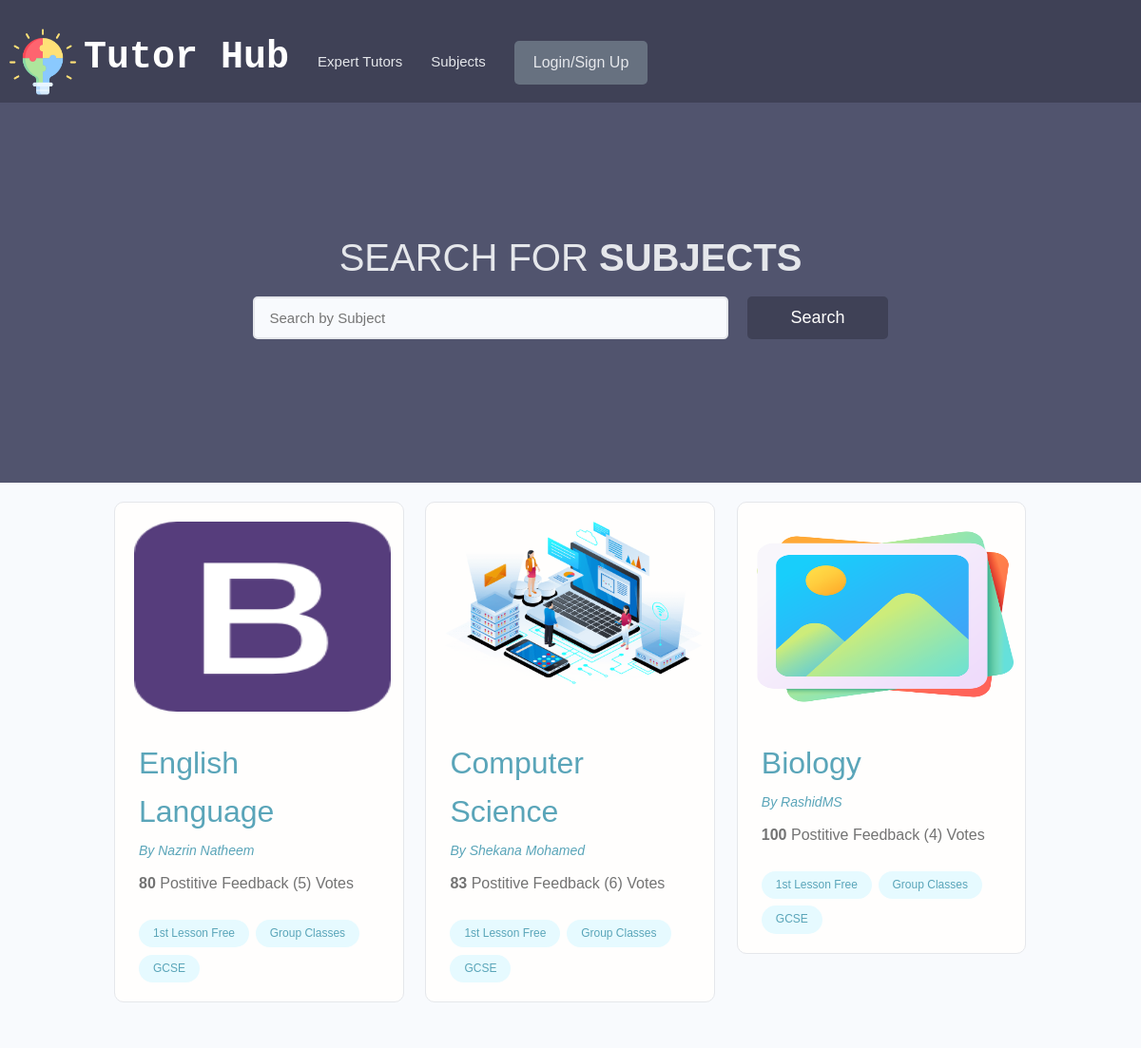
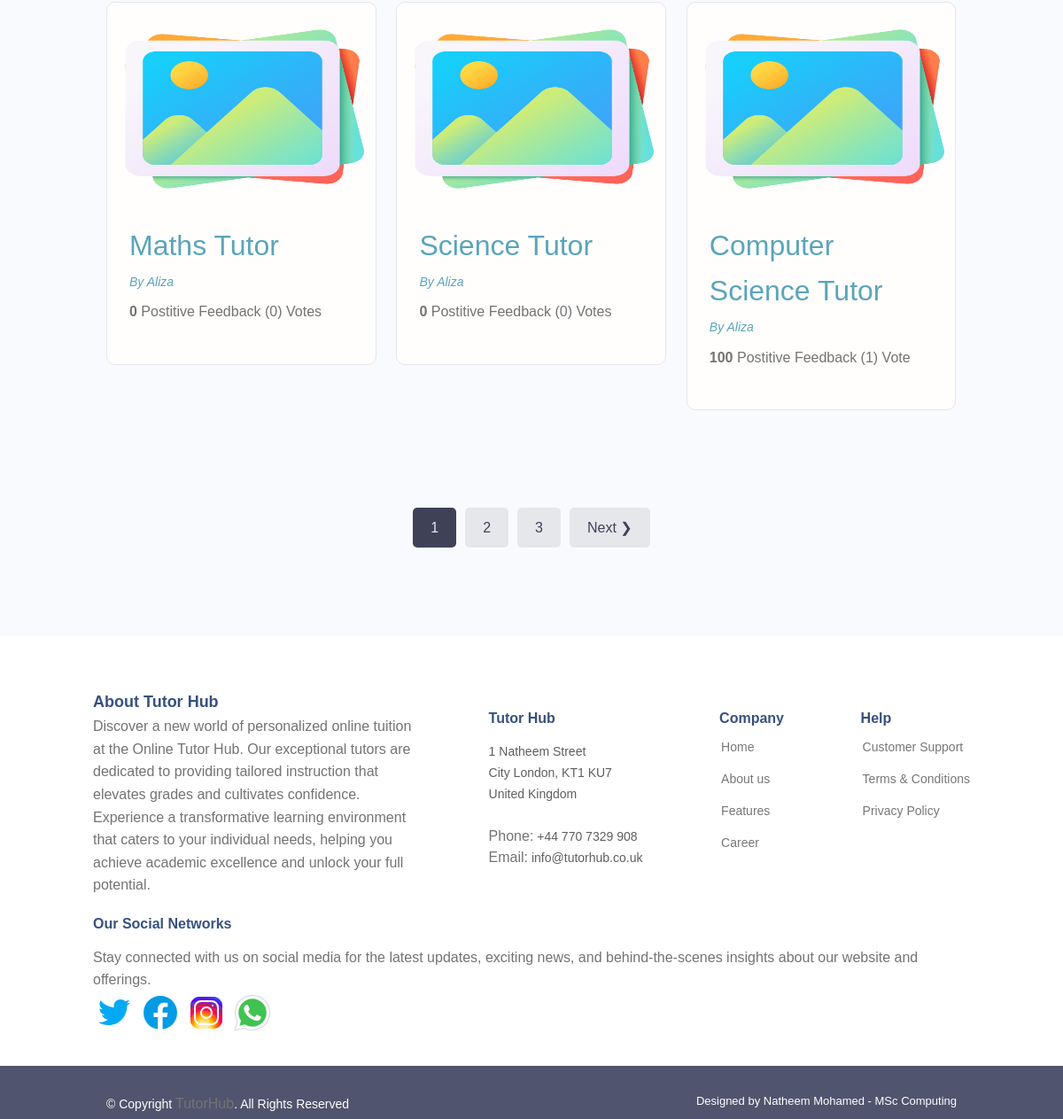
The page / on the database its author committed (2 pictures, top to bottom).
### subjects/models.py (models this page shows, shortened)
class Subject(models.Model):
    owner = models.ForeignKey(TutorProfile, null=True, blank=True, on_delete=models.SET_NULL)
    id = models.UUIDField(default=uuid.uuid4, unique=True, primary_key=True, editable=False)
    title = models.CharField(max_length=200)
    description = models.TextField(null=True, blank=True)
    subject_image = models.ImageField(null=True, blank=True, upload_to='subject-image/' ,default="default-image/default-img.png")
    tags = models.ManyToManyField('Tag', blank=True)
    vote_total = models.IntegerField(default=0, null=True, blank=True)
    vote_ratio = models.IntegerField(default=0, null=True, blank=True)
    created = models.DateTimeField(auto_now_add=True)
    class Meta:
        ordering = ['created']

class Tag(models.Model):
    name = models.CharField(max_length=200)
    created = models.DateTimeField(auto_now_add=True)
    id = models.UUIDField(default=uuid.uuid4, unique=True, primary_key=True, editable=False)
    def __str__(self):
        return self.name

### userprofile/models.py (models this page shows)
class TutorProfile(models.Model):
    user = models.OneToOneField(settings.AUTH_USER_MODEL, on_delete=models.CASCADE,
                                     null=True, blank=True)
    email = models.EmailField(max_length=500, blank=False, null=True)
    username = models.CharField(max_length=100, blank=False, null=True)
    name = models.CharField(max_length=200, blank=False, null=True)
    first_name = models.CharField(max_length=300, blank=False, null=True)
    last_name = models.CharField(max_length=300, blank=True, null=True)
    location = models.CharField(max_length=500, blank=True, null=True)
    short_intro = models.CharField(max_length=200, blank=False, null=True)
    bio = models.TextField(blank=False, null=True, validators=[MinLengthValidator(50, "Bio must be at least 50 characters long.")])
    hourly_rate = models.CharField(max_length=20, blank=True, null=True)
    teaching_subjects = models.ManyToManyField('MainSubjSkill',blank=True)
    profile_image = models.ImageField(null=True, blank=True, upload_to='tutor-profile-img/',
                                      default="defaultprofileimg/default.png")
    profile_image_uploaded = models.BooleanField(default=False)
    identification = models.ImageField(upload_to='tutor-id/', default="default-image/identification.png")
    identification_uploaded = models.BooleanField(default=False)
    degree = models.ImageField(null=True, blank=True, upload_to='tutor-degree/', default="default-image/degree.png")
    degree_uploaded = models.BooleanField(default=False)
    created = models.DateTimeField(auto_now_add=True)
    id = models.UUIDField(default=uuid.uuid4,
                          unique=True, primary_key=True, editable=False)
    def __str__(self):
        return str(self.username)

### subjects/views.py (the view)
# urls.py: path('', views.subjects, name="subjects"),
def subjects(request):
    subjects, search_query = searchsubjects(request)
    page_number_range, subjects = paginateSubjects(request, subjects, 6)
    context = {'subjects': subjects, 'search_qurey': search_query, 'page_number_range': page_number_range}
    return render(request, 'subjects/subjects.html', context)

### subjects/utils.py (called while the page is built)
def paginateSubjects(request, subjects, results):
    page = request.GET.get('page', 1)
    paginator = Paginator(subjects, results)
    page_number_range = paginator.page_range
    subjects = paginator.get_page(page)
    return page_number_range, subjects

def searchsubjects(request):
    search_query = ''
    if request.GET.get('search_query'):
        search_query = request.GET.get('search_query')
    tags = Tag.objects.filter(name__icontains=search_query)
    subjects = Subject.objects.distinct().filter(
        Q(title__icontains=search_query) |
        Q(description__icontains=search_query) |
        Q(owner__name__icontains=search_query) |
        Q(tags__in=tags)
    )
    return subjects, search_query

### subjects/templates/subjects/subjects.html (shortened to what this page needs)
{% extends 'main.html' %}
{% block content  %}
<main class="projects">
    <section class="hero-section text-center">
      <div class="container container--narrow">
        <div class="hero-section__box">
          <h2>Search for <span>Subjects</span></h2>
        </div>
        <div class="hero-section__search">
          <form class="form" action="{% url 'subjects' %}" method="GET">
            <div class="form__field">
              <input class="input input--text" id="formInput#search" type="text" name="search_query"
                value="{{search_query}}" placeholder="Search by Subject " />
            </div>
            <input class="btn btn--sub btn--lg" type="submit" value="Search" />
          </form>
        </div>
      </div>
    </section>
    <section class="projectsList">
      <div class="container">
        <div class="grid grid--three">
          {% for subject in subjects %}
          <div class="column">
            <div class="card project">
              <a href="{% url 'subject' subject.id %}" class="project">
                <img class="project__thumbnail" src="{{subject.subject_image.url}}" alt="project thumbnail" />
                <div class="card__body">
                  <h3 class="project__title">{{subject.title}}</h3>
                  <p><a class="project__author" href="{% url 'subject' subject.id %}">By {{subject.owner}}</a></p>
                  <p class="project--rating">
                    <span style="font-weight: bold;">{{subject.vote_ratio}}</span> Postitive
                    Feedback ({{subject.vote_total}}) Vote{{subject.vote_total|pluralize:"s"}}
                  </p>
                  <div class="project__tags">
                    {% for tag in subject.tags.all %}
                    <span class="tag tag--pill tag--main">
                      <small>{{tag}}</small>
                    </span>
                    {% endfor %}
                  </div>
                </div>
              </a>
            </div>
          </div>
          {% endfor %}
        </div>
      </div>
    </section>
    {% include 'pagenumbers.html' with queryset=subjects page_range=page_number_range %}
  </main>
{% endblock content %}

### static/styles/main-styles.css (style rules this page uses)
* { margin: 0; padding: 0; box-sizing: border-box; text-rendering: optimizeLegibility; color: inherit; font-size: inherit; }
html { font-size: 50%; }
@media only screen and (min-width: 480px) { html { font-size: 56.25%; } }
@media only screen and (min-width: 1200px) { html { font-size: 62.5%; } }
body { line-height: 1.6; font-weight: 400; font-size: 1.5rem; color: var(--color-text); background-color: var(--color-bg); min-height: 100vh; }
.form { display: block; }
.form__field { margin-top: 1.5rem; margin-bottom: 1.5rem; }
input.input[type='text'], input.input[type='email'], input.input[type='password'], input.input[type='number'], select.input, textarea.input { min-width: 24rem; width: 100%; padding: 1.2rem 1.5rem; border-radius: 0.5rem; border: 2px solid var(--color-light); transition: all 0.3s ease-in-out; background-color: var(--color-bg); }
.card { border-radius: 1rem; background-color: var(--color-white); border: 1.5px solid var(--color-light); width: auto; height: auto; margin-top: 0.5rem; margin-bottom: 0.5rem; overflow: hidden; }
.card__body, .card__header { padding: 2rem 2.5rem; }
.container { width: 92%; max-width: 165rem; margin: 0 auto; box-sizing: border-box; }
.container--narrow { width: 92%; max-width: 120rem; }
@media screen and (min-width: 1000px) { .container { width: 90%; } }
@media screen and (min-width: 1000px) { .container--narrow { width: 85%; } }
@media screen and (min-width: 1200px) { .container { width: 80%; } }
@media screen and (min-width: 1200px) { .container--narrow { width: 72%; } }
.text-center { text-align: center; }
:root { --color-main: #5aa5b9; --color-main-light: #e6faff; --color-sub: #3f4156; --color-sub-light: #51546e; --color-sub-lighter: #ededfd; --color-text: #737373; --color-gray: #8b8b8b; --color-light: #e5e7eb; --color-light-gray: #767676; --color-bg: #f8fafd; --color-white: #fffefd; --color-white-light: #f3f3f3; --color-success: #359e64; --color-success-bg: #def8e8; --color-error: #fc4b0b; --color-error-bg: #fff2ee; --font-base: 'Poppins', arial, helvetica, 'Segoe UI', roboto, ubuntu, sans-serif; --font-monospace: 'Fira Code', 'Courier New', courier, monospace; --font-regular: 300; --font-medium: 500; --font-bold: 700; --generic-shadow: 1px 1px 5px #00000010; --generic-transition: all 0.3s ease-in-out; }
* { font-family: var(--font-base); }
h2 { font-size: 2.6rem; font-weight: var(--font-bold); }
h3 { font-size: 3.2rem; font-weight: var(--font-medium); }
p, span, strong { font-size: 1.6rem; color: var(--color-text); font-weight: var(--font-regular); }
a { padding-bottom: 2px; text-decoration: none; display: inline-block; color: var(--color-main); font-weight: var(--font-medium); }
.btn { display: inline-block; position: relative; cursor: pointer; background-color: var(--color-light); font-weight: var(--font-medium); color: var(--color-sub); text-decoration: none; padding: 1rem 2rem; border-radius: 0.5rem; border: none; width: -webkit-fit-content; width: -moz-fit-content; width: fit-content; height: -webkit-fit-content; height: -moz-fit-content; height: fit-content; font-size: 1.6rem; outline-width: 0; outline-color: transparent; -webkit-backface-visibility: hidden; backface-visibility: hidden; transition: all 0.3s ease-in-out; }
.btn--sub { background-color: var(--color-sub); color: var(--color-white); }
.btn--lg { font-size: 1.8rem; padding: 1.2rem 4.5rem; }
.grid { display: flex; flex-wrap: wrap; justify-content: flex-start; align-items: stretch; }
.grid > .column { min-width: 28rem; margin-bottom: 2.5rem; }
.grid--three > .column { flex-basis: 100%; }
@media screen and (min-width: 800px) { .grid--three { margin-right: -2%; } }
@media screen and (min-width: 800px) { .grid--three > .column { margin-right: 2%; } }
@media screen and (min-width: 800px) { .grid--three > .column { flex-basis: 48%; } }
@media screen and (min-width: 1200px) { .grid--three { margin-right: -2.33%; } }
@media screen and (min-width: 1200px) { .grid--three > .column { margin-right: 2.33%; } }
@media screen and (min-width: 1200px) { .grid--three > .column { flex-basis: 31%; } }
.project__author { font-size: 1.4rem; font-style: italic; }
.project--rating { margin-bottom: 1.6em; margin-top: .5em; }

### rows shown on the page
Subject: subject_image (picture), title "English Language", owner "Nazrin Natheem", vote_ratio "80", vote_total "5"
Tag: name "1st Lesson Free"
Tag: name "Group Classes"
Tag: name "GCSE"
Subject: subject_image (picture), title "Computer Science", owner "Shekana Mohamed", vote_ratio "83", vote_total "6"
Subject: subject_image (placeholder picture), title "Biology", owner "RashidMS", vote_ratio "100", vote_total "4"
Subject: subject_image (placeholder picture), title "Maths Tutor", owner "Aliza", vote_ratio "0", vote_total "0"
Subject: subject_image (placeholder picture), title "Science Tutor", owner "Aliza", vote_ratio "0", vote_total "0"
Subject: subject_image (placeholder picture), title "Computer Science Tutor", owner "Aliza", vote_ratio "100", vote_total "1"

### other values the page prints
{{ page }} "1"
{{ page }} "2" "3"
